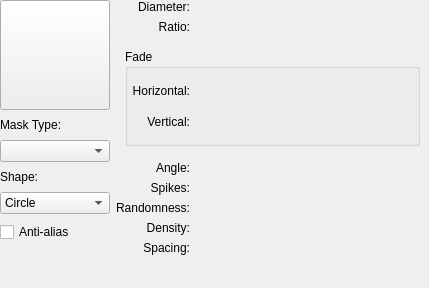
<?xml version="1.0" encoding="utf-8"?>
<ui version="4.0">
 <author>
    SPDX-FileCopyrightText: none
    SPDX-License-Identifier: GPL-3.0-or-later
  </author>
 <class>KisWdgAutoBrush</class>
 <widget class="QWidget" name="KisWdgAutoBrush">
  <property name="geometry">
   <rect>
    <x>0</x>
    <y>0</y>
    <width>429</width>
    <height>288</height>
   </rect>
  </property>
  <property name="minimumSize">
   <size>
    <width>0</width>
    <height>0</height>
   </size>
  </property>
  <layout class="QGridLayout" columnstretch="0,1" name="gridLayout_3">
   <property name="leftMargin">
    <number>0</number>
   </property>
   <property name="topMargin">
    <number>0</number>
   </property>
   <property name="rightMargin">
    <number>0</number>
   </property>
   <property name="bottomMargin">
    <number>0</number>
   </property>
   <item column="0" row="0">
    <layout class="QVBoxLayout">
     <property name="spacing">
      <number>8</number>
     </property>
     <item>
      <widget class="QToolButton" name="brushPreview">
       <property name="sizePolicy">
        <sizepolicy hsizetype="Maximum" vsizetype="Maximum">
         <horstretch>110</horstretch>
         <verstretch>110</verstretch>
        </sizepolicy>
       </property>
       <property name="minimumSize">
        <size>
         <width>110</width>
         <height>110</height>
        </size>
       </property>
       <property name="text">
        <string/>
       </property>
      </widget>
     </item>
     <item>
      <widget class="QLabel" name="lblMaskType">
       <property name="sizePolicy">
        <sizepolicy hsizetype="Preferred" vsizetype="Fixed">
         <horstretch>0</horstretch>
         <verstretch>0</verstretch>
        </sizepolicy>
       </property>
       <property name="text">
        <string>Mask Type:</string>
       </property>
      </widget>
     </item>
     <item>
      <widget class="QComboBox" name="comboBoxMaskType"/>
     </item>
     <item>
      <widget class="QLabel" name="lblMaskShape">
       <property name="sizePolicy">
        <sizepolicy hsizetype="Preferred" vsizetype="Fixed">
         <horstretch>0</horstretch>
         <verstretch>0</verstretch>
        </sizepolicy>
       </property>
       <property name="text">
        <string>Shape:</string>
       </property>
      </widget>
     </item>
     <item>
      <widget class="QComboBox" name="comboBoxShape">
       <property name="focusPolicy">
        <enum>Qt::ClickFocus</enum>
       </property>
       <item>
        <property name="text">
         <string>Circle</string>
        </property>
       </item>
       <item>
        <property name="text">
         <string>Square</string>
        </property>
       </item>
      </widget>
     </item>
     <item>
      <widget class="QCheckBox" name="btnAntialiasing">
       <property name="toolTip">
        <string>The border of the brush will be smoothed to avoid aliasing</string>
       </property>
       <property name="text">
        <string>Anti-alias</string>
       </property>
      </widget>
     </item>
     <item>
      <spacer name="spacer4">
       <property name="orientation">
        <enum>Qt::Vertical</enum>
       </property>
       <property name="sizeType">
        <enum>QSizePolicy::Expanding</enum>
       </property>
       <property name="sizeHint" stdset="0">
        <size>
         <width>20</width>
         <height>13</height>
        </size>
       </property>
      </spacer>
     </item>
    </layout>
   </item>
   <item column="1" row="1">
    <spacer name="verticalSpacer">
     <property name="orientation">
      <enum>Qt::Vertical</enum>
     </property>
     <property name="sizeType">
      <enum>QSizePolicy::Expanding</enum>
     </property>
     <property name="sizeHint" stdset="0">
      <size>
       <width>20</width>
       <height>17</height>
      </size>
     </property>
    </spacer>
   </item>
   <item column="1" row="0">
    <layout class="QGridLayout" columnstretch="0,0,1" name="gridLayout_2">
     <item colspan="2" column="1" row="0">
      <widget class="KisDoubleSliderSpinBox" name="inputRadius" native="true">
       <property name="minimumSize">
        <size>
         <width>200</width>
         <height>0</height>
        </size>
       </property>
      </widget>
     </item>
     <item column="0" row="3">
      <widget class="QLabel" name="lblAngle">
       <property name="text">
        <string>Angle:</string>
       </property>
       <property name="alignment">
        <set>Qt::AlignRight|Qt::AlignTrailing|Qt::AlignVCenter</set>
       </property>
      </widget>
     </item>
     <item column="0" row="0">
      <widget class="QLabel" name="lblDiameter">
       <property name="text">
        <string>Diameter:</string>
       </property>
       <property name="alignment">
        <set>Qt::AlignRight|Qt::AlignTrailing|Qt::AlignVCenter</set>
       </property>
      </widget>
     </item>
     <item column="0" row="1">
      <widget class="QLabel" name="lblRatio">
       <property name="text">
        <string>Ratio:</string>
       </property>
       <property name="alignment">
        <set>Qt::AlignRight|Qt::AlignTrailing|Qt::AlignVCenter</set>
       </property>
      </widget>
     </item>
     <item colspan="2" column="1" row="1">
      <widget class="KisDoubleSliderSpinBox" name="inputRatio" native="true"/>
     </item>
     <item colspan="3" column="0" row="2">
      <widget class="QStackedWidget" name="stackedWidget">
       <property name="sizePolicy">
        <sizepolicy hsizetype="Preferred" vsizetype="Preferred">
         <horstretch>0</horstretch>
         <verstretch>0</verstretch>
        </sizepolicy>
       </property>
       <property name="minimumSize">
        <size>
         <width>0</width>
         <height>0</height>
        </size>
       </property>
       <property name="currentIndex">
        <number>0</number>
       </property>
       <widget class="QWidget" name="PageFade">
        <layout class="QGridLayout" name="gridLayout_5">
         <item column="0" row="0">
          <widget class="QGroupBox" name="grpFade">
           <property name="sizePolicy">
            <sizepolicy hsizetype="Preferred" vsizetype="Preferred">
             <horstretch>0</horstretch>
             <verstretch>0</verstretch>
            </sizepolicy>
           </property>
           <property name="maximumSize">
            <size>
             <width>1024</width>
             <height>1024</height>
            </size>
           </property>
           <property name="toolTip">
            <string comment="Fade for brush softness"/>
           </property>
           <property name="title">
            <string>Fade</string>
           </property>
           <layout class="QVBoxLayout" name="verticalLayout_2">
            <property name="leftMargin">
             <number>4</number>
            </property>
            <item>
             <layout class="QGridLayout" columnstretch="0,1,0" name="gridLayout">
              <item column="0" row="0">
               <widget class="QLabel" name="lblHorizontalFade">
                <property name="text">
                 <string>Horizontal:</string>
                </property>
                <property name="alignment">
                 <set>Qt::AlignRight|Qt::AlignTrailing|Qt::AlignVCenter</set>
                </property>
               </widget>
              </item>
              <item column="1" row="0">
               <widget class="KisDoubleSliderSpinBox" name="inputHFade" native="true"/>
              </item>
              <item column="2" row="0" rowspan="2">
               <widget class="KoAspectButton" name="aspectButton" native="true"/>
              </item>
              <item column="0" row="1">
               <widget class="QLabel" name="lblVerticalFade">
                <property name="text">
                 <string>Vertical:</string>
                </property>
                <property name="alignment">
                 <set>Qt::AlignRight|Qt::AlignTrailing|Qt::AlignVCenter</set>
                </property>
               </widget>
              </item>
              <item column="1" row="1">
               <widget class="KisDoubleSliderSpinBox" name="inputVFade" native="true"/>
              </item>
             </layout>
            </item>
           </layout>
          </widget>
         </item>
        </layout>
       </widget>
       <widget class="QWidget" name="PageCurve">
        <layout class="QGridLayout" name="gridLayout_6">
         <item column="0" row="0">
          <widget class="QLabel" name="lblSoftness">
           <property name="sizePolicy">
            <sizepolicy hsizetype="Fixed" vsizetype="Minimum">
             <horstretch>0</horstretch>
             <verstretch>0</verstretch>
            </sizepolicy>
           </property>
           <property name="minimumSize">
            <size>
             <width>80</width>
             <height>0</height>
            </size>
           </property>
           <property name="text">
            <string>Softness:</string>
           </property>
           <property name="alignment">
            <set>Qt::AlignHCenter|Qt::AlignTop</set>
           </property>
          </widget>
         </item>
         <item column="1" row="0">
          <widget class="KisCurveWidget" name="softnessCurve" native="true">
           <property name="sizePolicy">
            <sizepolicy hsizetype="Expanding" vsizetype="Preferred">
             <horstretch>0</horstretch>
             <verstretch>0</verstretch>
            </sizepolicy>
           </property>
           <property name="minimumSize">
            <size>
             <width>0</width>
             <height>0</height>
            </size>
           </property>
           <property name="maximumSize">
            <size>
             <width>10000</width>
             <height>10000</height>
            </size>
           </property>
          </widget>
         </item>
         <item column="2" row="0">
          <spacer name="horizontalSpacer">
           <property name="orientation">
            <enum>Qt::Horizontal</enum>
           </property>
           <property name="sizeHint" stdset="0">
            <size>
             <width>40</width>
             <height>20</height>
            </size>
           </property>
          </spacer>
         </item>
        </layout>
       </widget>
      </widget>
     </item>
     <item column="0" row="5">
      <widget class="QLabel" name="lblRandomness">
       <property name="text">
        <string>Randomness:</string>
       </property>
       <property name="alignment">
        <set>Qt::AlignRight|Qt::AlignTrailing|Qt::AlignVCenter</set>
       </property>
      </widget>
     </item>
     <item column="0" row="4">
      <widget class="QLabel" name="lblSpikes">
       <property name="text">
        <string>Spikes:</string>
       </property>
       <property name="alignment">
        <set>Qt::AlignRight|Qt::AlignTrailing|Qt::AlignVCenter</set>
       </property>
      </widget>
     </item>
     <item colspan="2" column="1" row="3">
      <widget class="KisSliderSpinBox" name="inputAngle" native="true">
       <property name="minimumSize">
        <size>
         <width>200</width>
         <height>0</height>
        </size>
       </property>
      </widget>
     </item>
     <item colspan="2" column="1" row="4">
      <widget class="KisSliderSpinBox" name="inputSpikes" native="true"/>
     </item>
     <item colspan="2" column="1" row="6">
      <widget class="KisDoubleSliderSpinBox" name="density" native="true"/>
     </item>
     <item colspan="2" column="1" row="5">
      <widget class="KisDoubleSliderSpinBox" name="inputRandomness" native="true"/>
     </item>
     <item column="0" row="6">
      <widget class="QLabel" name="lblDensity">
       <property name="text">
        <string>Density:</string>
       </property>
       <property name="alignment">
        <set>Qt::AlignRight|Qt::AlignTrailing|Qt::AlignVCenter</set>
       </property>
      </widget>
     </item>
     <item colspan="2" column="1" row="7">
      <widget class="KisSpacingSelectionWidget" name="spacingWidget" native="true"/>
     </item>
     <item column="0" row="7">
      <widget class="QLabel" name="lblSpacing">
       <property name="text">
        <string>Spacing:</string>
       </property>
       <property name="alignment">
        <set>Qt::AlignRight|Qt::AlignTrailing|Qt::AlignVCenter</set>
       </property>
      </widget>
     </item>
    </layout>
   </item>
  </layout>
 </widget>
 <customwidgets>
  <customwidget>
   <class>KisSliderSpinBox</class>
   <extends>QWidget</extends>
   <header>kis_slider_spin_box.h</header>
   <container>1</container>
  </customwidget>
  <customwidget>
   <class>KoAspectButton</class>
   <extends>QWidget</extends>
   <header>KoAspectButton.h</header>
   <container>1</container>
  </customwidget>
  <customwidget>
   <class>KisDoubleSliderSpinBox</class>
   <extends>QWidget</extends>
   <header>kis_slider_spin_box.h</header>
   <container>1</container>
  </customwidget>
  <customwidget>
   <class>KisCurveWidget</class>
   <extends>QWidget</extends>
   <header>widgets/kis_curve_widget.h</header>
   <container>1</container>
  </customwidget>
  <customwidget>
   <class>KisSpacingSelectionWidget</class>
   <extends>QWidget</extends>
   <header>kis_spacing_selection_widget.h</header>
   <container>1</container>
  </customwidget>
 </customwidgets>
 <resources/>
 <connections/>
</ui>
